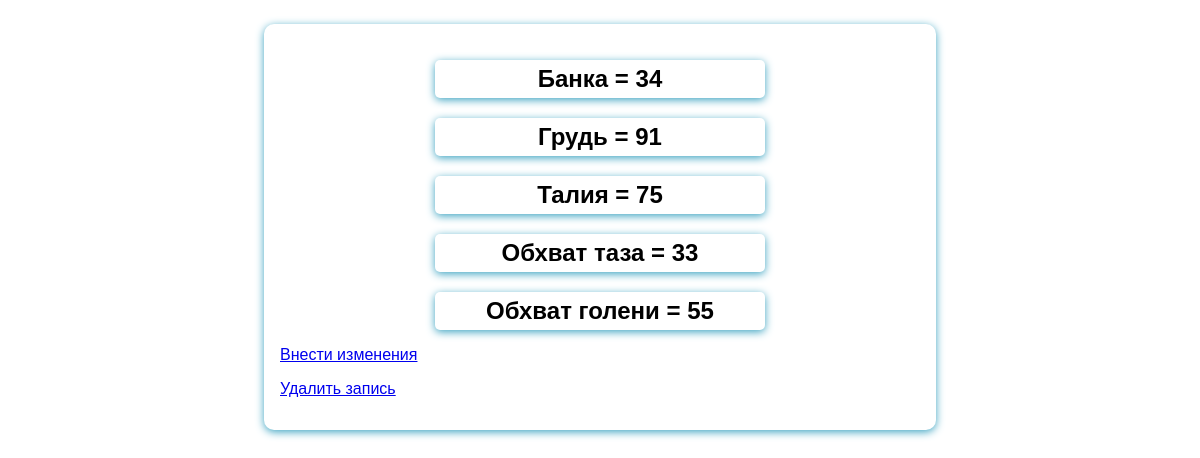
The page /sizes-db/1 on the database its author committed.
### trainning_app/models.py (models this page shows)
class BodySize(models.Model):
    day = models.PositiveIntegerField(verbose_name='День', validators=[MinValueValidator(0),
                                       MaxValueValidator(31)])
    month = models.CharField(verbose_name='Месяц', max_length=10)
    biceps = models.PositiveIntegerField(verbose_name="Обхват бицепса", blank=True, null=True)
    breast = models.PositiveIntegerField(verbose_name="Обхват груди", blank=True, null=True)
    waist = models.PositiveIntegerField(verbose_name="Обхват талии", blank=True, null=True)
    buttocks = models.PositiveIntegerField(verbose_name="Обхват ягодиц", blank=True, null=True)
    hip = models.PositiveIntegerField(verbose_name="Обхват бедра", blank=True, null=True)

### trainning_app/views.py (the view)
# urls.py: path('sizes-db/<int:pk>', views.DetailBodySize.as_view(), name='size-detail'),
class DetailBodySize(DetailView):
    template_name = 'trainning_app/detail_size.html'
    model = BodySize
    context_object_name = 'size'

### trainning_app/templates/trainning_app/detail_size.html (shortened to what this page needs)
{% extends 'trainning_app/base.html' %}
{% block content %}
<form method="post">
    <div class="form-style {% if field.errors %} errors {% endif %}">
        <h2>
            Банка = {{ size.biceps }}
        </h2>
    </div>
    <div class="form-style {% if field.errors %} errors {% endif %}">
        <h2>
            Грудь = {{ size.breast }}
        </h2>
    </div>
    <div class="form-style {% if field.errors %} errors {% endif %}">
        <h2>
            Талия = {{ size.waist }}
        </h2>
    </div>
    <div class="form-style {% if field.errors %} errors {% endif %}">
        <h2>
            Обхват таза = {{ size.buttocks }}
        </h2>
    </div>
    <div class="form-style {% if field.errors %} errors {% endif %}">
        <h2>
            Обхват голени = {{ size.hip }}
        </h2>
    </div>
    <div class="form-style {% if field.errors %} errors {% endif %}">
        <p><a href="{% url 'size-detail' pk=size.id %}">Внести изменения</a></p>
    </div>
    <div class="form-style {% if field.errors %} errors {% endif %}">
        <p><a href="{% url 'size-delete' pk=size.id %}">Удалить запись</a></p>
    </div>
</form>
{% endblock %}

### trainning_app/static/trainning_app/forms.css (style rules this page uses)
body { margin: 0; font-family: Sans-Serif; }
h2 { width:50%; margin: 20px auto 5px; text-align: center; padding: 5px; border-radius: 5px; box-shadow: 0 2px 8px #3ca3c1; }
form { margin: 1.5rem auto 5px; width: 90%; max-width: 40rem; padding: 1rem; border-radius: 10px; font-size: 16px; background-color: white; box-shadow: 0 2px 8px #3ca3c1; }
.form-style { margin-bottom: 1rem; }

### rows shown on the page
BodySize: biceps "34", breast "91", waist "75", buttocks "33", hip "55"
